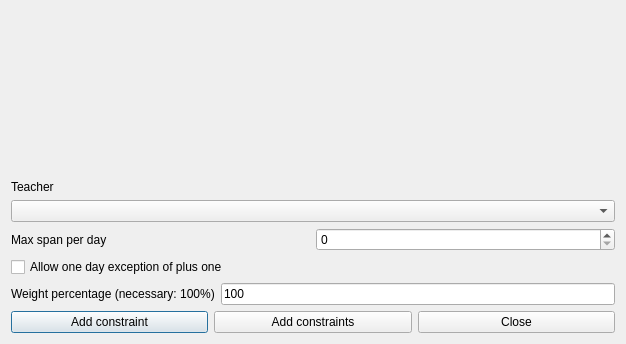
<?xml version="1.0" encoding="UTF-8"?>
<ui version="4.0">
 <class>AddConstraintTeacherMaxSpanPerRealDayForm_template</class>
 <widget class="QDialog" name="AddConstraintTeacherMaxSpanPerRealDayForm_template">
  <property name="geometry">
   <rect>
    <x>0</x>
    <y>0</y>
    <width>626</width>
    <height>344</height>
   </rect>
  </property>
  <property name="windowTitle">
   <string extracomment="This is the title of the dialog to add a new constraint of this type">Add teacher max span per real day</string>
  </property>
  <layout class="QGridLayout" name="gridLayout">
   <item row="0" column="0">
    <spacer name="spacer1">
     <property name="orientation">
      <enum>Qt::Vertical</enum>
     </property>
     <property name="sizeType">
      <enum>QSizePolicy::Expanding</enum>
     </property>
     <property name="sizeHint" stdset="0">
      <size>
       <width>20</width>
       <height>16</height>
      </size>
     </property>
    </spacer>
   </item>
   <item row="1" column="0">
    <layout class="QVBoxLayout" name="verticalLayout">
     <item>
      <widget class="QLabel" name="teacherTextLabel">
       <property name="frameShape">
        <enum>QFrame::NoFrame</enum>
       </property>
       <property name="frameShadow">
        <enum>QFrame::Plain</enum>
       </property>
       <property name="text">
        <string>Teacher</string>
       </property>
       <property name="wordWrap">
        <bool>false</bool>
       </property>
      </widget>
     </item>
     <item>
      <widget class="QComboBox" name="teachersComboBox">
       <property name="editable">
        <bool>false</bool>
       </property>
       <property name="insertPolicy">
        <enum>QComboBox::NoInsert</enum>
       </property>
       <property name="duplicatesEnabled">
        <bool>false</bool>
       </property>
      </widget>
     </item>
    </layout>
   </item>
   <item row="2" column="0">
    <layout class="QHBoxLayout" name="horizontalLayout">
     <item>
      <widget class="QLabel" name="textLabel1">
       <property name="text">
        <string>Max span per day</string>
       </property>
       <property name="wordWrap">
        <bool>false</bool>
       </property>
      </widget>
     </item>
     <item>
      <widget class="QSpinBox" name="maxSpanSpinBox"/>
     </item>
    </layout>
   </item>
   <item row="3" column="0">
    <widget class="QCheckBox" name="exceptionCheckBox">
     <property name="text">
      <string comment="It is for max span per day, means that in one day the teacher is allowed to have max span + 1">Allow one day exception of plus one</string>
     </property>
    </widget>
   </item>
   <item row="4" column="0">
    <layout class="QHBoxLayout" name="horizontalLayout_2">
     <item>
      <widget class="QLabel" name="weightTextLabel">
       <property name="frameShape">
        <enum>QFrame::NoFrame</enum>
       </property>
       <property name="frameShadow">
        <enum>QFrame::Plain</enum>
       </property>
       <property name="text">
        <string>Weight percentage (necessary: 100%)</string>
       </property>
       <property name="wordWrap">
        <bool>false</bool>
       </property>
      </widget>
     </item>
     <item>
      <widget class="QLineEdit" name="weightLineEdit">
       <property name="text">
        <string notr="true">100</string>
       </property>
      </widget>
     </item>
    </layout>
   </item>
   <item row="5" column="0">
    <layout class="QHBoxLayout">
     <item>
      <widget class="QPushButton" name="addConstraintPushButton">
       <property name="text">
        <string>Add constraint</string>
       </property>
      </widget>
     </item>
     <item>
      <widget class="QPushButton" name="addConstraintsPushButton">
       <property name="text">
        <string>Add constraints</string>
       </property>
      </widget>
     </item>
     <item>
      <widget class="QPushButton" name="closePushButton">
       <property name="text">
        <string>Close</string>
       </property>
      </widget>
     </item>
    </layout>
   </item>
  </layout>
 </widget>
 <layoutdefault spacing="6" margin="11"/>
 <resources/>
 <connections/>
</ui>
